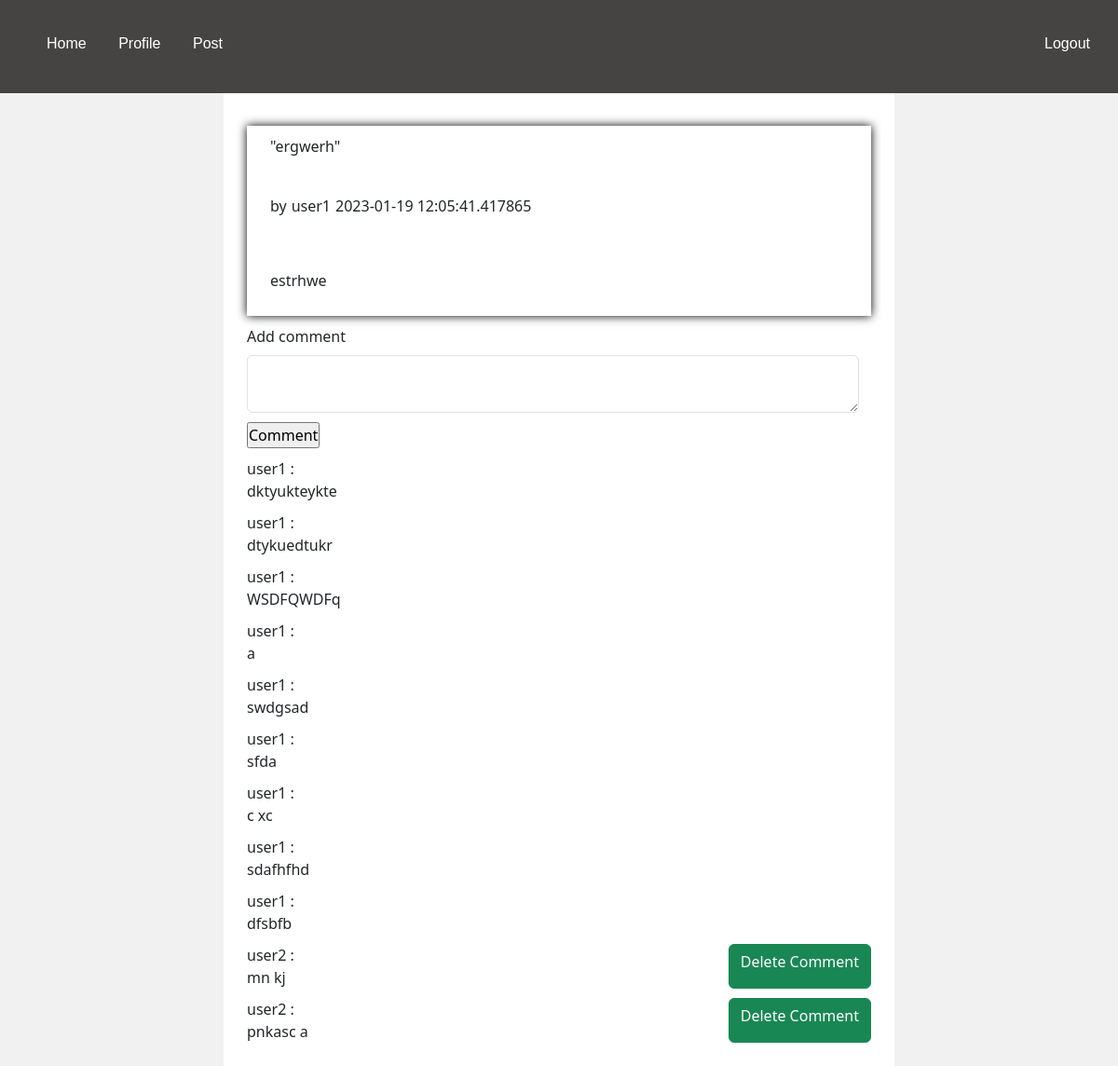
The page /userPost/1 (signed in) on the database as committed earlier.
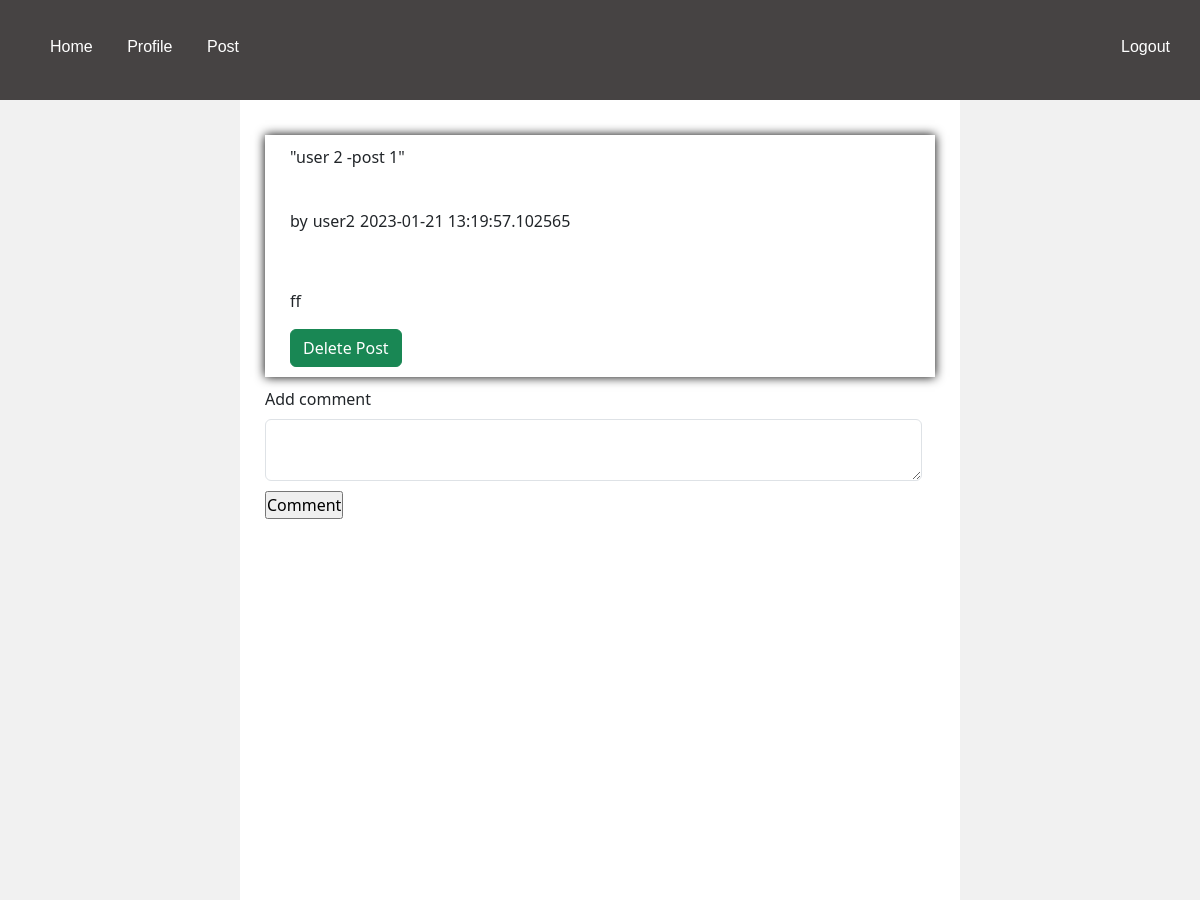
The same page on the database as committed later.
### blog/models.py (models this page shows, shortened)
class Post(db.Model):
    id = db.Column(db.Integer, primary_key=True)
    date = db.Column(db.DateTime, nullable=True, default=datetime.utcnow)
    title = db.Column(db.Text, nullable=False)
    content = db.Column(db.Text, nullable=False)
    image_file = db.Column(db.String(40), nullable=True, default='default.jpg')
    poster_id = db.Column(db.Integer, db.ForeignKey('user.id'), nullable=False)

class User(UserMixin,db.Model):
    id = db.Column(db.Integer, primary_key=True)
    username = db.Column(db.String(15), unique=True, nullable=False)
    hashed_password = db.Column(db.String(128))
    post = db.relationship('Post', backref='post', lazy=True)
    image_file = db.Column(db.String(40), nullable=True, default='Default_User_pic.jpg')
    userCommentsRelationship =  db.relationship('Comments', backref='userCommentsRelationship', lazy=True)
    @property
    def password(self):
        raise AttributeError('Password is not readable.')

class Comments(db.Model):
    id = db.Column(db.Integer, primary_key=True)
    post_id = db.Column(db.Integer, db.ForeignKey('post.id'), nullable=False)
    comment = db.Column(db.Text, nullable=False)
    commenter_id = db.Column(db.Integer, db.ForeignKey('user.id'), nullable=False)

### blog/routes.py (the view)
@app.route('/userPost/<int:id>', methods=['GET','POST'])
@check_if_logged_in
def individualpost(id):
    addcomment = UserComments()
    post = Post.query.get_or_404(id)
    comments = Comments.query.filter_by(post_id=id).all()
    if addcomment.validate_on_submit():
        comment = Comments(comment=addcomment.comment.data,post_id=id, commenter_id=current_user.id)
        addcomment.comment.data = ''
        db.session.add(comment)
        db.session.commit()
        return redirect(url_for('individualpost', id=id))
    return render_template('individualpost.html', post=post, comments=comments, usercomments=addcomment)

### blog/forms.py
class UserComments(FlaskForm):
    comment = StringField('Add comment', validators=[DataRequired()], widget=TextArea ())
    submit = StringField('Submit')

### blog/models.py (called while the page is built)
@login_manager.user_loader
def load_user(user_id):
    return User.query.get(int(user_id))

### blog/routes.py (called while the page is built)
def check_if_logged_in(f):
    @wraps(f)
    def wrapper_function(*args, **kwargs):
        if not current_user.is_authenticated:
            return redirect(url_for('login'))
        return f(*args, **kwargs)
    return wrapper_function

### blog/templates/individualpost.html (shortened to what this page needs)
{% extends "layout.html" %}
{% block content %}
<div class="posttemplate ">
    <div class=" fullpost">
        <p>
            "{{ post.title }}" &nbsp
        </p>
        <br />
        <div class="authordate">
            <p>
                by
            <div class="author">
                {{post.post.username}}
            </div>
            <div class="date">
                {{post.date}}
            </div>
            </p>
        </div>
        <br />
        <p>
        {{ post.content | safe }}
        </p>
        {% if current_user.id == post.poster_id %}
        <div class="btn btn-success">
            <a class="delete" href="{{ url_for('delete_post', id=post.id)}}">Delete Post</a>
        </div>
        {% endif %}
    </div>
</div>
<div class="comment">
    <form method="POST">
        <div class="titlelabel ">
            {{usercomments.comment.label (class='form-label')}}
        </div>
        <div class="commentinput ">
            {{usercomments.comment(class='form-control')}}
        </div>
        <div class="addcomment">
            <input type="submit" value="Comment" />
        </div>
    </form>
</div>
{% for comment in comments %}
<div class="commentsection">
    <div class="commentdelete">
        <div class="commentanduser">
            <div class="commenterID">
                {{comment.userCommentsRelationship.username}} :
            </div>
            <div class="actualcomment">
                {{comment.comment}}
            </div>
        </div>
        {% if current_user.id == comment.commenter_id %}
        <div class="btn btn-success" class="delete">
            <a class="buttonlink" href=" {{ url_for('delete_comment', id=comment.id, post_id=post.id)}}">Delete
                Comment</a>
        </div>
        {% endif %}
    </div>
</div>
{% endfor %}
{% endblock content %}

### blog/templates/layout.html (shortened to what this page needs)
<!DOCTYPE html>
<html dir="ltr" lang="en">
    <head>
        <link rel="stylesheet" href="https://cdn.jsdelivr.net/npm/bootstrap@5.3.0-alpha1/dist/css/bootstrap.rtl.min.css">
        <link rel="stylesheet" type="text/css" href="{{ url_for('static',filename='styles.css') }}">
    <div class="navigationBar ">
        {% if current_user.is_authenticated %}
        <div class="loggedInNav">
            <div class="homeAbout">
                <div class="home menuItem"><a class="navbarelement" href="{{ url_for('home') }}">Home</a>&nbsp</div>
                <div class="profile menuItem"><a class="navbarelement" href="{{ url_for('profile') }}">Profile</a>&nbsp</div>
                <div class="post menuItem"><a class="navbarelement" href="{{ url_for('add_blog') }}">Post</a>&nbsp</div>
            </div>
            <div class="logout menuItem"><a class="navbarelement" href="{{ url_for('logout') }}">Logout</a></div>
        </div>
        {% endif %}
    </div>
</head>
<body class="mainBody">
    <div class="bodyLayout " >
        <div class="background contentBackground">
        </div>
        <div class="mainContent contentBackground">
            <div id="content">
                {% block content %}
                {% endblock %}
            </div>
        </div>
        <div class="background contentBackground">
    </div>
</div>
</body>
</html>

### blog/static/styles.css (style rules this page uses)
* { margin: 0; padding: 0; box-sizing: border-box; }
.navigationBar { height: 100px; background-color: rgb(70, 67, 67); min-width: 1365; }
.loggedInNav { display: flex; justify-content: space-between; }
.menuItem { margin-right: 30px; margin-top: 35px; font-family: 'Franklin Gothic Medium', 'Arial Narrow', Arial, sans-serif; }
.navbarelement { color: white; text-decoration: none; }
.home { margin-left: 50px; }
.homeAbout { display: flex; }
.mainBody { min-height: 100vh; background-color: rgb(255, 255, 255); }
.bodyLayout { display: flex; }
.contentBackground { min-height: 100vh; flex: 3; justify-content: center; display: flex; }
.background { background-color:rgb(241, 241, 241); flex-grow: 1; }
#content { width: 100%; margin: 25px; }
.fullpost { padding-left: 15px; }
.form-control { width: 98%; }
.posttemplate { margin-top: 10px; border: 1px; border-color: rgb(72, 143, 133); background-color: rgb(255, 255, 255); box-shadow: .1px .1px 10px black; padding: 10px; }
.authordate { display: flex; }
.author { margin-inline: 5px; }
.addcomment { padding-top: 10px; }
.titlelabel { padding-top: 10px; }
.delete { color: white; text-decoration: none; }

Rows that differ between the two databases and show on the page:
no longer on this page (row edited): User: post.username "user1"
removed Comments: userCommentsRelationship.username "user1", comment "dktyukteykte"
removed Comments: userCommentsRelationship.username "user1", comment "dtykuedtukr"
removed Comments: userCommentsRelationship.username "user1", comment "WSDFQWDFq"
removed Comments: userCommentsRelationship.username "user1", comment "a"
removed Comments: userCommentsRelationship.username "user1", comment "swdgsad"
removed Comments: userCommentsRelationship.username "user1", comment "sfda"
removed Comments: userCommentsRelationship.username "user1", comment "c xc"
removed Comments: userCommentsRelationship.username "user1", comment "sdafhfhd"
removed Comments: userCommentsRelationship.username "user1", comment "dfsbfb"
removed Comments: userCommentsRelationship.username "user2", comment "mn kj"
removed Comments: userCommentsRelationship.username "user2", comment "pnkasc a"
changed Post: title "ergwerh" → "user 2 -post 1"; date "2023-01-19 12:05:41.417865" → "2023-01-21 13:19:57.102565"; content "estrhwe" → "ff"; poster_id 1 → 2 (drawn)
now on this page (row unchanged): User: post.username "user2"
Other text that changed with them:
text now shown: "Delete Post"
